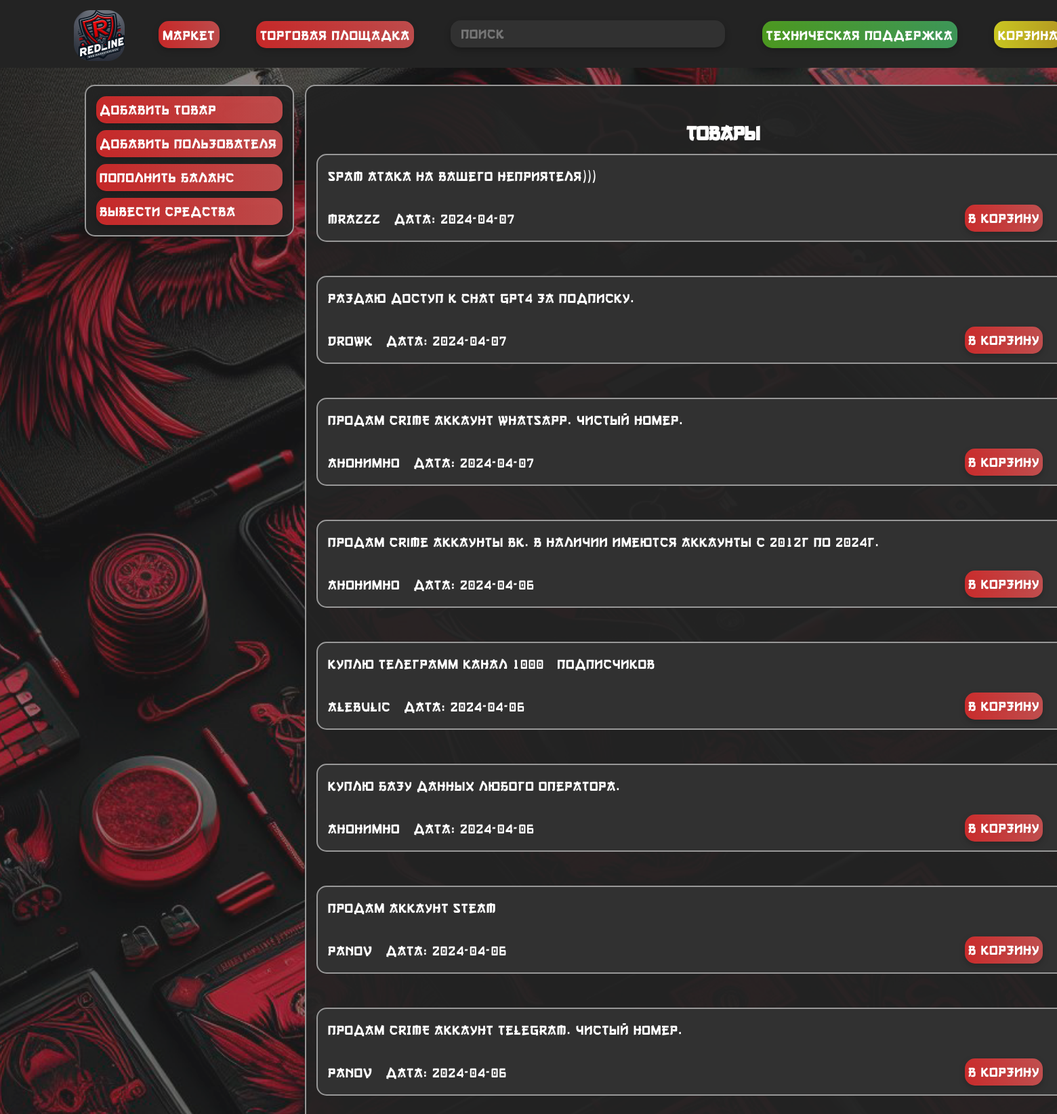
Screenshot of /home (signed in) with the database file from the repository.
### main.py (models this page shows, shortened)
class Tovar(db.Model):
    id = db.Column(db.Integer, primary_key=True, autoincrement=True)
    description = db.Column(db.String(15), nullable=False, unique=True)
    login = db.Column(db.String(15), nullable=False)
    price = db.Column(db.Integer, nullable=False)
    full_description = db.Column(db.Text, nullable=False)
    connect= db.Column(db.Text, nullable=False)
    date = db.Column(db.DateTime, default=datetime.utcnow)

### main.py (the view)
@app.route('/', methods=['POST', 'GET'])
@app.route('/home', methods=['POST', 'GET'])
def index():
    tovars = Tovar.query.order_by(Tovar.date.desc()).all()
    if 'userLogged' not in session:
        username = "Войти"
        balance = "0"
        email = ""
    else:
        username = session['userLogged']
        user = User.query.filter_by(login=session['userLogged']).first()
        balance = user.balance if user else "Р"
        email = user.email if user else ""
    return render_template("index.html", tovars=tovars, username=username, balance=balance, email=email)

### templates/index.html (shortened to what this page needs)
<!DOCTYPE html>
<html lang="ru">
<head>
    <link rel="stylesheet" type="text/css" href="{{ url_for('static', filename='css/style.css') }}">
</head>
<body>
    <header>
        <div class="up">
            <img src="static\img\main\logo.png" class="logo" alt="Описание изображения">
            <div class="block_up">
                <button class="button_up">Маркет</button>
                <button class="button_up">Торговая площадка</button>
                <form action="/search" method="POST" class="search-container">
                    <input type="text" name="query" placeholder="Поиск" class="search-button">
                </form>
                <form action="/help" method="get">
                    <button class="help button_up">Техническая поддержка</button>
                </form>
                <form action="/basket" method="post">
                    <button class="button_up basket">Корзина</button>
                </form>
            </div>
        </div>
    </header>
<div class="lmenu main">
    <form action="/create-tovar-page" method="post">
        <button class="button button_lmenu">Добавить товар</button>
    </form>
    <form action="/create-user-page" method="post">
        <button class="button button_lmenu">Добавить пользователя</button>
    </form>
    <form action="/money" method="post">
        <button class="button button_lmenu">Пополнить баланс</button>
    </form>
    <form action="/help" method="get">
        <button class="button button_lmenu">Вывести средства</button>
    </form>
</div>
<main>
    <h2 class="title">Товары</h2>
    {% for el in tovars %}
        <div class="block">
        <div class="str_1">
            <p>{{el.description}}</p>
        </div>
        <div class="str_1">
            <p>{{el.login}}</p>
            <p class="date">Дата: {{el.date.date()}}</p>
            <form action="/tovar" method="post" class="buy_button">
                <button class="button">В корзину</button>
            </form>
        </div>
    </div>
    {% endfor %}
</main>
</body>
</html>

### static/css/style.css (style rules this page uses)
body { margin: 0; padding: 0; background-color: rgba(0, 0, 0, 0.5); background-image: url('back.png'); background-repeat: no-repeat; background-position: center center; background-attachment: fixed; -webkit-background-size: cover; -moz-background-size: cover; -o-background-size: cover; background-size: cover; }
header { background-color: #232323; color: white; height: 100px; padding: 0px; position: fixed; top: 0; left: 0; width: 100%; z-index: 5; }
.logo { position: absolute; top: 0px; left: 0px; width: 75px; height: 75px; }
.up { font-family: 'Gang of Three[RUS by Daymarius]', sans-serif; position: absolute; margin-top: 15px; margin-left: 7%; margin-right: 7%; height: 55px; width: 1600px; display: inline-flex; }
.block_up { margin-left: 100px; margin-top: 15px; position: relative; }
.search-container { display: inline-block; vertical-align: middle; }
.button { font-family: 'Gang of Three[RUS by Daymarius]'; display: inline-flex; background: linear-gradient(90deg, rgba(255, 45, 45, 0.75) 0%, rgba(242, 91, 91, 0.75) 100%); color: white; border-radius: 15px; border: none; font-size: 20px; cursor: pointer; transition: background-color 0.3s; filter: drop-shadow(0px 4px 4px rgba(0, 0, 0, 0.25)); height: 40px; line-height: 40px; letter-spacing: 1px; margin-left: 15px; margin-right: 15px; margin-top: 10px; display: flex; flex-direction: column; padding: 0px 5px; text-decoration: none; }
.button_up { font-family: 'Gang of Three[RUS by Daymarius]'; display: inline-flex; background: linear-gradient(90deg, rgba(255, 45, 45, 0.75) 0%, rgba(242, 91, 91, 0.75) 100%); color: white; border-radius: 15px; border: none; font-size: 20px; cursor: pointer; transition: background-color 0.3s; filter: drop-shadow(0px 4px 4px rgba(0, 0, 0, 0.25)); margin-left: 25px; height: 40px; line-height: 40px; letter-spacing: 1px; margin-left: 25px; margin-right: 25px; }
.search-button { font-family: 'Gang of Three[RUS by Daymarius]'; background-color: #313131; color: #989898; padding: 0px 15px; border: none; text-align: left; font-size: 20px; cursor: pointer; border-radius: 15px; margin-left: 25px; margin-right: 25px; width: 375px; filter: drop-shadow(0px 4px 4px rgba(0, 0, 0, 0.25)); display: inline-block; height: 40px; line-height: 40px; letter-spacing: 1px; margin-bottom: 7px; }
.help { background: linear-gradient(90deg, rgba(92, 194, 33, 0.75) 0%, rgba(72, 190, 108, 0.75) 100%); }
.basket { background: linear-gradient(90deg, rgba(255, 251, 35, 0.76) 0%, rgba(231, 195, 35, 0.75) 100%); }
.title { position: relative; text-align: center; line-height: 20px; padding-bottom: 10px; top: 15px; }
main { font-family: 'Gang of Three[RUS by Daymarius]'; background-color: rgba(35, 35, 35, 0.95); color: white; height: auto; padding: 0px 15px; text-align: left; font-size: 20px; cursor: pointer; border-radius: 15px; margin-left: 450px; width: 1200px; padding-bottom:100px ; border: 2px solid #989898; position: relative; top: 125px; }
.block { background-color: #313131; font-family: 'Gang of Three[RUS by Daymarius]'; color: white; padding: 0px 15px; border: none; text-align: left; font-size: 20px; cursor: pointer; border-radius: 15px; margin-bottom: 50px; border: 2px solid #989898; }
.str_1 { display: flex; flex-direction: row; letter-spacing: 1px; }
.buy_button { position:absolute; display: flex; height: 35px; width: auto ; margin-left: 925px; margin-bottom: 20px; letter-spacing: 1px; }
form { display: inline-block; }
.date { margin-left: 20px; }
.lmenu { font-family: 'Gang of Three[RUS by Daymarius]'; float: left; position: fixed; background-color: rgba(35, 35, 35, 0.95); color: white; border: none; text-align: left; font-size: 20px; cursor: pointer; border-radius: 15px; display: flex; flex-direction: column; align-items: center; margin-left: 125px; margin-top: 125px; padding-bottom: 15px; padding-top: 5px; display: flex; flex-direction: column; align-items: flex-start; border: 2px solid #989898; }
.button_lmenu { width: 275px; }
.title { font-family: 'Gang of Three[RUS by Daymarius]'; text-align: center; padding-top: 20px; }
input, textarea { font-family: 'Arial'; }

### rows the page displays
Tovar: description "Spam атака на вашего неприятеля)))", login "Mrazzz", date "2024-04-07"
Tovar: description "РАЗДАЮ ДОСТУП К CHAT GPT4 ЗА ПОДПИСКУ.", login "Drowk", date "2024-04-07"
Tovar: description "Продам CRIME аккаунт Whatsapp. Чистый номер.", login "Анонимно", date "2024-04-07"
Tovar: description "Продам crime аккаунты ВК. В наличии имеются аккаунты с 2012г по 2024г.", login "Анонимно", date "2024-04-06"
Tovar: description "Куплю телеграмм канал 1000+ подписчиков", login "Alebulic", date "2024-04-06"
Tovar: description "Куплю базу данных любого оператора.", login "Анонимно", date "2024-04-06"
Tovar: description "Продам аккаунт Steam", login "Panov", date "2024-04-06"
Tovar: description "Продам CRIME аккаунт telegram. Чистый номер.", login "Panov", date "2024-04-06"
